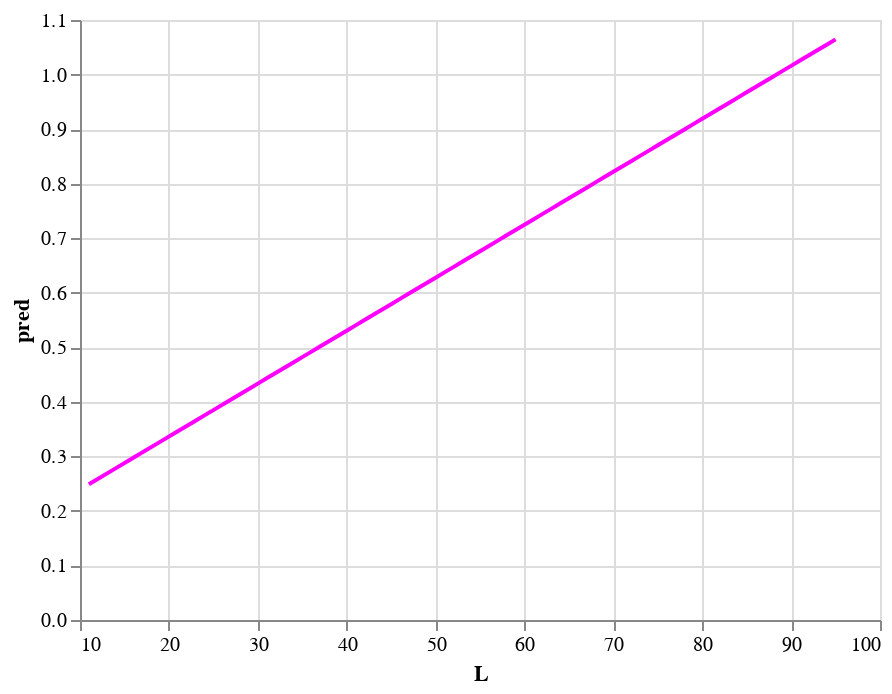

Here is the notebook cell this chart was saved with:
### Code cell
c7 = alt.Chart(df).mark_line(color="magenta").encode(
    x = "L",
    y = "pred"
)
c7

### Figure 1 — Vega-Lite specification as saved in the notebook (floating-point values rounded to 4 significant figures; data arrays with more than 128 entries replaced by an {"elided": "..."} marker saying what was removed)
{"config": {"view": {"continuousWidth": 400, "continuousHeight": 300}}, "data": {"name": "data-69748b3bc44b3d4ea6db7bec95c16b7a"}, "mark": {"type": "line", "color": "magenta"}, "encoding": {"x": {"field": "L", "type": "quantitative"}, "y": {"field": "pred", "type": "quantitative"}}, "$schema": "https://vega.github.io/schema/vega-lite/v4.17.0.json", "datasets": {"data-69748b3bc44b3d4ea6db7bec95c16b7a": {"elided": "613 records"}}}
